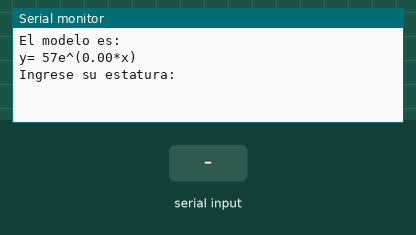
Recording of a sketch running on a simulated Arduino Uno, built with avr-gcc and run on an emulated ATmega328P. Shown: the last lines printed to the serial monitor. The inputs (shaded band) are chosen by the test bench.

Above: at 1.2 s.
1.3 s: "90,45\n" received over Serial
At 3.5 s:
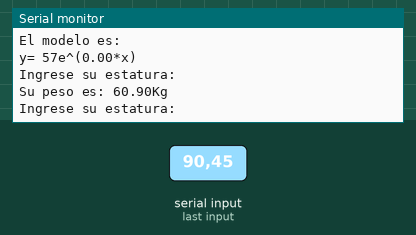
3.8 s: "30,150\n" received over Serial
At 5.7 s:
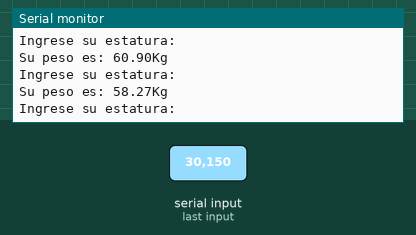

The sketch:

GuerronCarlos_Deber11.ino
```cpp
/*
 *   UNIVERSIDAD TECNICA DEL NORTE
 *       SISTEMAS EMBEBIDOS
 *           DEBER 11
 * Nombre:Carlos Guerrón
 * Fehca: 20/01/2021
 * Objetivo: Realice la regresión lineal exponencial dentro del entorno de Arduino con el conjunto de datos estatura-peso.
 * Con esto, ingrese por comunicación serial los nuevos datos de estatura e imprima el pronóstico del peso.
 *
 */

 int matriz [14][2]{
 {170,67},
{180,80},
{170,65},
{178,75},
{160,55},
{163,60},
{165,63},
{170,70},
{164,62},
{176,77},
{164,60},
{170,76},
{170,56},
{168,60},
  };
int col=0;
int fil=0;
int Ex=0;  //sumatoria de x
int Ey=0; //sumatoria de y
long int Exy=0; //sumatoria de xy
long int Ex2=0; //sumatoria de x^2
long int Ex_2=0; //sumatoria de (Ex)^2
float Ylog=0;
int n=14; //tam de muestras
float Bo; //Ordenada en el origen
float mLog; //pendiente
int m;
String dato;  //recibir estatura
int estatura;  //convertir
float peso;
float aux=0;

void setup() {
  Serial.begin(9600);
  //creacion del modelo
  for(;fil<n;fil++){
      Ex=Ex+matriz[fil][0];
      Ey=Ey+matriz[fil][1];
      Ylog=Ylog+log(matriz[fil][1]);
      Exy=Exy+(matriz[fil][0]*log(matriz[fil][1]));
      Ex2=Ex2+pow(matriz[fil][0],2);
    }
    Ex_2=pow(Ex,2);
    Bo=((float(n*Exy)-float(Ex*Ylog))/(float(n*Ex2)-float(Ex_2)));
    aux=float(Bo*(Ex/n));
    mLog=(float(Ylog/n))-aux;
    m=float(exp(mLog));
    Serial.println("El modelo es: ");
    Serial.println(String("y= ")+String(m)+String("e^(")+String(Bo)+String("*x)"));
    Serial.println("Ingrese su estatura: ");
}

void loop() {
  if(Serial.available()>0){
      dato=Serial.readString();
      estatura=dato.toInt();
      peso=m*exp(Bo*estatura);
      Serial.println(String("Su peso es: ")+String(peso)+String("Kg"));
      Serial.println("Ingrese su estatura: ");
  }
}
```

Measured:
- after the input at 1.3 s, the serial monitor: prints a new line after 1.0 s (image 1)
- after the input at 3.8 s, the serial monitor: prints a new line after 1.0 s (image 2)
